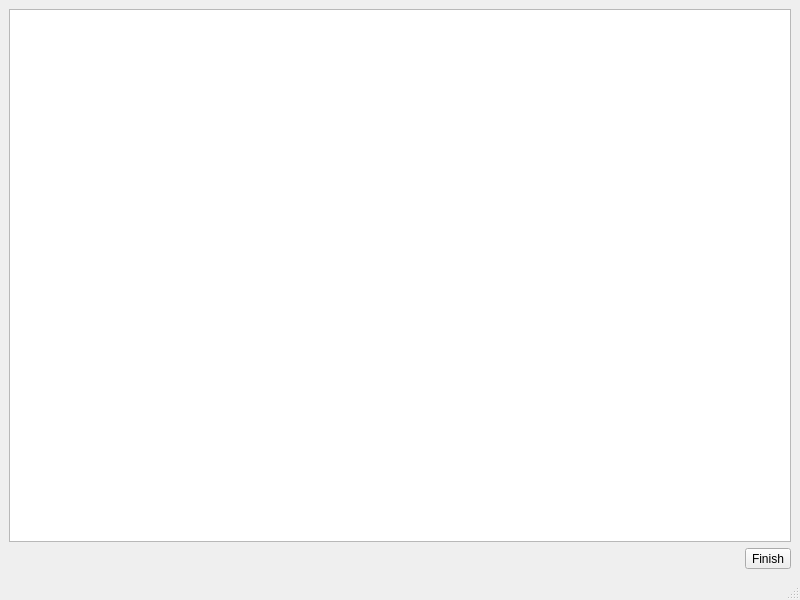
<?xml version="1.0" encoding="UTF-8"?>
<ui version="4.0">
 <class>MainWindow</class>
 <widget class="QMainWindow" name="MainWindow">
  <property name="geometry">
   <rect>
    <x>0</x>
    <y>0</y>
    <width>800</width>
    <height>600</height>
   </rect>
  </property>
  <property name="windowTitle">
   <string>User List</string>
  </property>
  <widget class="QWidget" name="centralwidget">
   <layout class="QGridLayout" name="gridLayout">
    <item row="0" column="0">
     <widget class="QTableWidget" name="tableWidget"/>
    </item>
    <item row="1" column="0" alignment="Qt::AlignmentFlag::AlignRight">
     <widget class="QToolButton" name="finish_button">
      <property name="text">
       <string>Finish</string>
      </property>
     </widget>
    </item>
   </layout>
  </widget>
  <widget class="QMenuBar" name="menubar">
   <property name="geometry">
    <rect>
     <x>0</x>
     <y>0</y>
     <width>800</width>
     <height>30</height>
    </rect>
   </property>
  </widget>
  <widget class="QStatusBar" name="statusbar"/>
 </widget>
 <resources/>
 <connections/>
</ui>
